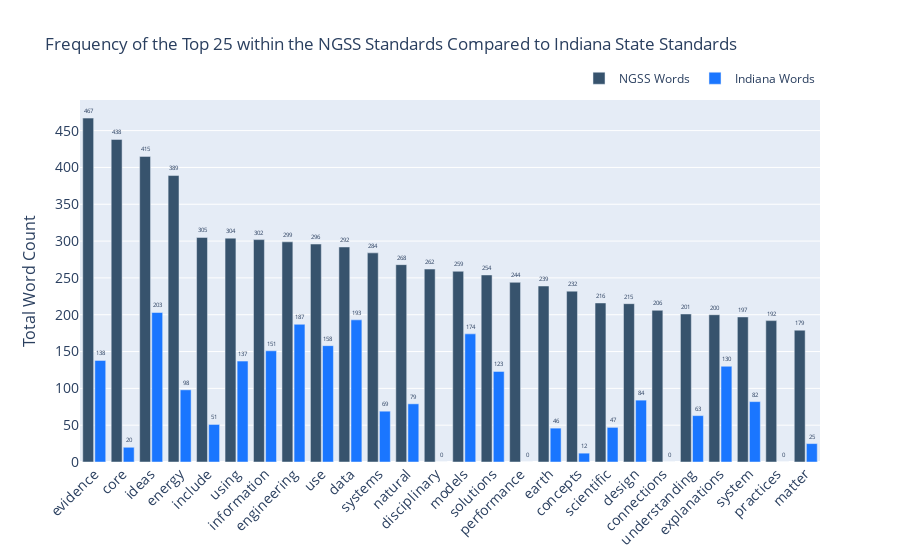

The code cell stored with this chart in its notebook:
### Code cell
words = ['evidence', 'core', 'ideas', 'energy', 'include', 'using', 
              'information', 'engineering','use', 'data','systems', 
              'natural', 'disciplinary', 'models', 'solutions', 'performance', 
              'earth', 'concepts', 'scientific','design', 'connections', 
              'understanding', 'explanations', 'system', 'practices', 
              'matter'] 

fig = go.Figure()
fig.add_trace(go.Bar(x=words,
                y=[467, 438, 415, 389, 305, 304, 302, 299, 296, 292, 284, 268,
                   262, 259, 254, 244, 239, 232, 216, 215, 206, 201, 200, 197, 
                   192, 179],  
                text=[467, 438, 415, 389, 305, 304, 302, 299, 296, 292, 284, 268,
                   262, 259, 254, 244, 239, 232, 216, 215, 206, 201, 200, 197, 
                   192, 179], 
                name='NGSS Words',
                marker_color='rgb(55, 83, 109)', 
                ))
fig.add_trace(go.Bar(x=words,
                y=[138, 20, 203, 98, 51, 137, 151, 187, 158, 193, 69, 79, 0, 
                   174, 123, 0, 46, 12, 47, 84, 0, 63, 130, 82, 0, 25], 
                text=[138, 20, 203, 98, 51, 137, 151, 187, 158, 193, 69, 79, 0, 
                   174, 123, 0, 46, 12, 47, 84, 0, 63, 130, 82, 0, 25],
                name='Indiana Words',
                marker_color='rgb(26, 118, 255)',  
                ))

fig.update_layout(
    title='Frequency of the Top 25 within the NGSS Standards Compared to Indiana State Standards',
    xaxis_tickfont_size=14,
    yaxis=dict(
        title='Total Word Count',
        titlefont_size=16,
        tickfont_size=14,
    ),
    legend=dict(
        bgcolor='rgba(255, 255, 255, 0)',
        bordercolor='rgba(255, 255, 255, 0)'
    ),
    barmode='group',
    bargap=0.15, # gap between bars of adjacent location coordinates.
    bargroupgap=0.1 # gap between bars of the same location coordinate.
) 

fig.update_layout(barmode='group', xaxis_tickangle=-45)   

fig.update_layout(legend=dict(
    orientation="h",
    yanchor="bottom",
    y=1.02,
    xanchor="right",
    x=1
))

fig.update_traces(textposition='outside')
fig.update_layout(uniformtext_minsize=6, uniformtext_mode='hide')
    
fig.show()

### Figure 1 — Plotly figure (JSON) as saved in the notebook; plotly's stock layout.template omitted (floating-point values rounded to 4 significant figures)
{"data": [{"marker": {"color": "rgb(55, 83, 109)"}, "name": "NGSS Words", "text": ["467", "438", "415", "389", "305", "304", "302", "299", "296", "292", "284", "268", "262", "259", "254", "244", "239", "232", "216", "215", "206", "201", "200", "197", "192", "179"], "textposition": "outside", "type": "bar", "x": ["evidence", "core", "ideas", "energy", "include", "using", "information", "engineering", "use", "data", "systems", "natural", "disciplinary", "models", "solutions", "performance", "earth", "concepts", "scientific", "design", "connections", "understanding", "explanations", "system", "practices", "matter"], "y": [467, 438, 415, 389, 305, 304, 302, 299, 296, 292, 284, 268, 262, 259, 254, 244, 239, 232, 216, 215, 206, 201, 200, 197, 192, 179]}, {"marker": {"color": "rgb(26, 118, 255)"}, "name": "Indiana Words", "text": ["138", "20", "203", "98", "51", "137", "151", "187", "158", "193", "69", "79", "0", "174", "123", "0", "46", "12", "47", "84", "0", "63", "130", "82", "0", "25"], "textposition": "outside", "type": "bar", "x": ["evidence", "core", "ideas", "energy", "include", "using", "information", "engineering", "use", "data", "systems", "natural", "disciplinary", "models", "solutions", "performance", "earth", "concepts", "scientific", "design", "connections", "understanding", "explanations", "system", "practices", "matter"], "y": [138, 20, 203, 98, 51, 137, 151, 187, 158, 193, 69, 79, 0, 174, 123, 0, 46, 12, 47, 84, 0, 63, 130, 82, 0, 25]}], "layout": {"bargap": 0.15, "bargroupgap": 0.1, "barmode": "group", "legend": {"bgcolor": "rgba(255, 255, 255, 0)", "bordercolor": "rgba(255, 255, 255, 0)", "orientation": "h", "x": 1, "xanchor": "right", "y": 1.02, "yanchor": "bottom"}, "title": {"text": "Frequency of the Top 25 within the NGSS Standards Compared to Indiana State Standards"}, "uniformtext": {"minsize": 6, "mode": "hide"}, "xaxis": {"tickangle": -45, "tickfont": {"size": 14}}, "yaxis": {"tickfont": {"size": 14}, "title": {"font": {"size": 16}, "text": "Total Word Count"}}}}
